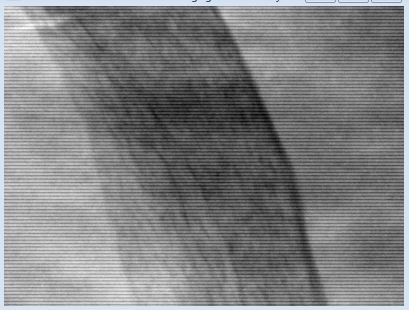
#> input picture semester2/data/Xray/v400x300.jpg, 409 x 310 px
$ jupyter execute --allow-errors c-06.ipynb   (shell and % lines are left out)   (Python 2 division)
#> lines starting #> are read from the running program, lines starting #| are printed output that depends on the picture
### lib/signalprocessingmd.py
import math
import numpy as np
import pandas as pd

# [22 lines left out: function getStatistics, not called in this run]
# scale the domain
def getScaledDomain(dt,N):
    return [k*1.0/(dt*N) for k in xrange(N)]
# [32 lines left out: functions cutSignal, harm, spike, not called in this run]
# Shift signal with const value
# X : original signal [vector of numbers]
# const: shifting const value
def shift(X,const):
    return X+const

#### Correlation
# auto correlation
# [26 lines left out: functions RxxStep, Rxx, RxyStep, Rxy, not called in this run]

####forier Transform
# get real part of forier transform
def getRen(xk,n,N):
    return sum([xk[k]*math.cos((2.0*np.pi*n*k)/N) for k in xrange(N)])/N
def getRe(xk,N):
    return np.array([[getRen(xk,n,N)] for n in xrange(N)])
# get Imaginary part of forier transform
def getImn(xk,n,N):
    return sum([xk[k]*math.sin((2.0*np.pi*n*k)/N) for k in xrange(N)])/N
def getIm(xk,N):
    return np.array([[getImn(xk,n,N)] for n in xrange(N)])
# calculate module of the forier serie
def getCn(Re,Im,N):
    return [math.sqrt(Re[i]*Re[i]+Im[i]*Im[i]) for i in xrange(N)]
# get abs,module of fourier transform for visulalization
# [4 lines left out: function fourierTransform_self, not called in this run]

def fourierTransform(xk):
    """ Fourier transform to be used instead of previously self written functions
	using numpy fast fourier transform function

	input:
	  xk: signal of type numpy array with float values

        return:
	  fft: fast fourier transfrom for the signal
	  cn: module or absolute values for fft's values

    """
    fft=np.fft.fftn(xk)
    cn=np.sqrt(np.power(np.real(fft),2)+np.power(np.imag(fft),2))
    return fft,cn

#### Convolution
# [47 lines left out: functions getYk_conv, convolution_self, convolution, not called in this run]

### semester2/c-06.ipynb
# Remove horizontal lines from Image

load image XrayHistEqual.jpg : a(x,y)

Xray.jpg

[cell 1]
import pandas as pd
import numpy as np

import matplotlib.pyplot as plt
from matplotlib.pyplot import imshow
from lib.helpersmd import readFromDat

[cell 2]
def getCoefficientsFFT(arr):
    fft1=np.fft.fft(arr)
    fft1=fft1[:fft1.shape[0]/2]
    ret=np.sqrt(np.power(np.real(fft1),2)+np.power(np.imag(fft1),2))
    return ret

## Explore Image

[cell 3]
from PIL import Image
a1 = np.array(Image.open("./data/Xray/v400x300.jpg"))
#> a1 is the input picture: shape (310, 409, 3); mean R, G, B 127.8, 128.5, 129.3
plt.figure()
plt.title("Original Image")
imshow(a1,cmap='gray')

[cell 4]
from lib.signalprocessingmd import getScaledDomain

l200=a1[:,220,0]
#> l200 = 310 values, max 222 at index 5, min 27 at index 114, mean 95.8
processed=l200[1:]-l200[:-1]
#> processed = 309 values, max 255 at index 1, min 0 at index 3, mean 119.3
fft=getCoefficientsFFT(l200)
#> in getCoefficientsFFT, `ret=np.sqrt(np.power(np.real(fft1),2)+np.power(np.imag(fft1),2))`: ret = 155 values, max 29698 at index 0, min 7.38 at index 58, mean 478.8
#> fft has the same summary as ret in getCoefficientsFFT

# control parameters
dt=0.001   # sampling period
#  Input Signal
NS=310    # number of samples in input signal
fscaledS=getScaledDomain(dt,NS)[:NS/2]  # scaled domain for input signal spectur


plt.figure()
plt.plot(fscaledS,fft)
plt.grid()
plt.title("Fourier Transform for Column in the image")
plt.show()
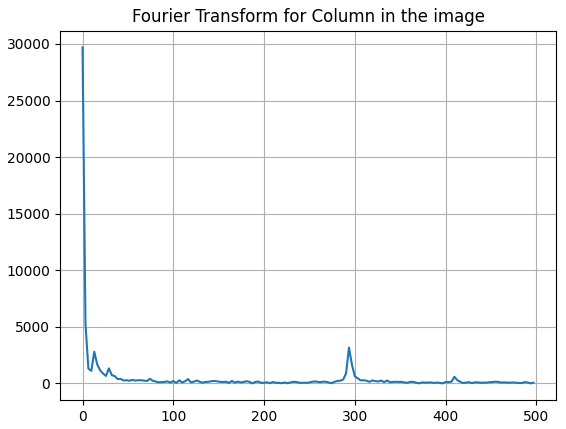
#> figure drawn by matplotlib, 1 panel; curve peaks at x = 0, y = 29698

## Process the image

1. Determine the corresponding frequency (of the lines) to be removed

2. Construct BSF filter

3. Convolve the filter with the columns of the original image

[cell 5]
from lib.signalprocessingmd import fourierTransform,convolution,getScaledDomain
#> (the rest of this cell did not finish here and is left out)

[cell 6]
xn=a1[:,100,0] # column from the image
#> xn = 310 values, max 224 at index 279, min 60 at index 46, mean 142.1
_,Xn=fourierTransform(xn)
#> in fourierTransform, `cn=np.sqrt(np.power(np.real(fft),2)+np.power(np.imag(fft),2))`: cn = 310 values, max 44060 at index 0, min 9.28 at index 175, mean 461.3
#> Xn has the same summary as cn in fourierTransform
Xn=Xn[:NS/2]
#> Xn = 155 values, max 44060 at index 0, min 9.28 at index 135, mean 603.1

[cell 7]
# Construct BSF filter to remove the corresponding frequency

from lib.filtersmd import bsf
fc1=290
fc2=310
#> (the rest of this cell did not finish here and is left out)

[cell 8]
# Using convolution with fitler to remove the frequency of the lines
from lib.signalprocessingmd import convolution
newimg=np.zeros_like(a1)
#> (the rest of this cell did not finish here and is left out)

## Show results

[cell 9]
plt.figure()
plt.title("Image after processing")
imshow(newimg)


$ run again, with semester2/data/Xray/XrayHistEqual.jpg copied over semester2/data/Xray/v400x300.jpg
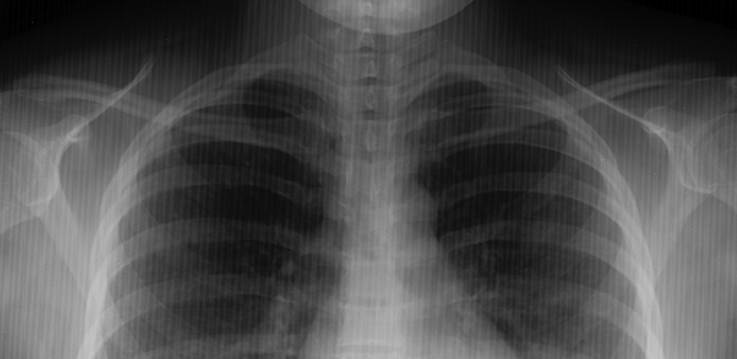
#> input picture semester2/data/Xray/XrayHistEqual.jpg, 737 x 359 px
#> a1 is the input picture: shape (359, 737); min 0, max 197, mean 76.2
#> `[cell 9] plt.figure() plt.title("Image after processing") imshow(newimg)`:
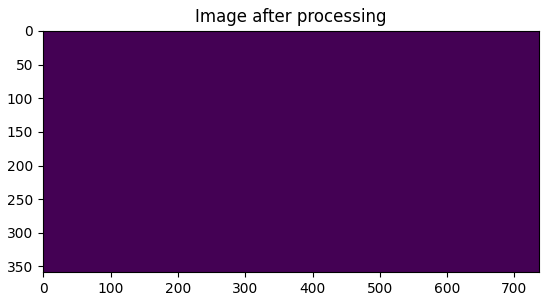
#> figure drawn by matplotlib, 1 panel

$ run again, with semester2/data/Xray/c12-85h_xcr.jpg copied over semester2/data/Xray/v400x300.jpg
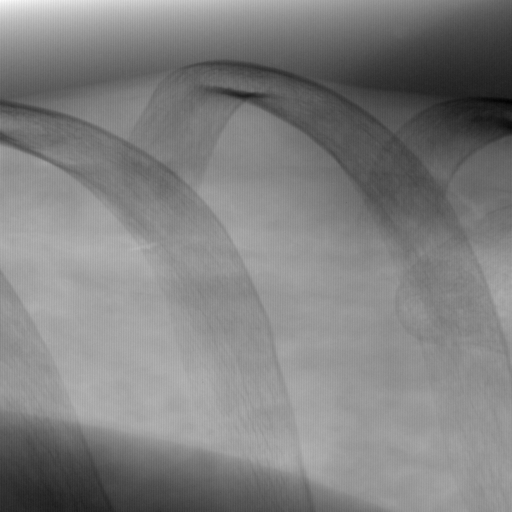
#> input picture semester2/data/Xray/c12-85h_xcr.jpg, 1024 x 1024 px (shown at 1/2 size)
#> a1 is the input picture: shape (1024, 1024); min 0, max 255, mean 128.4
#> `[cell 9] plt.figure() plt.title("Image after processing") imshow(newimg)`:
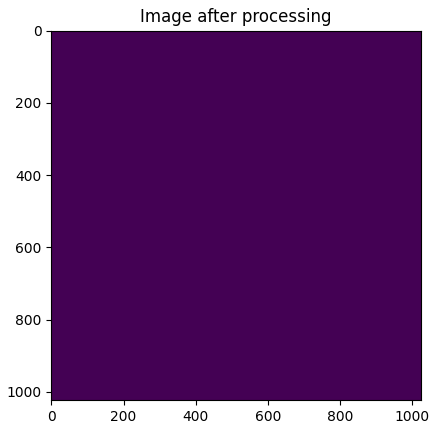
#> figure drawn by matplotlib, 1 panel
